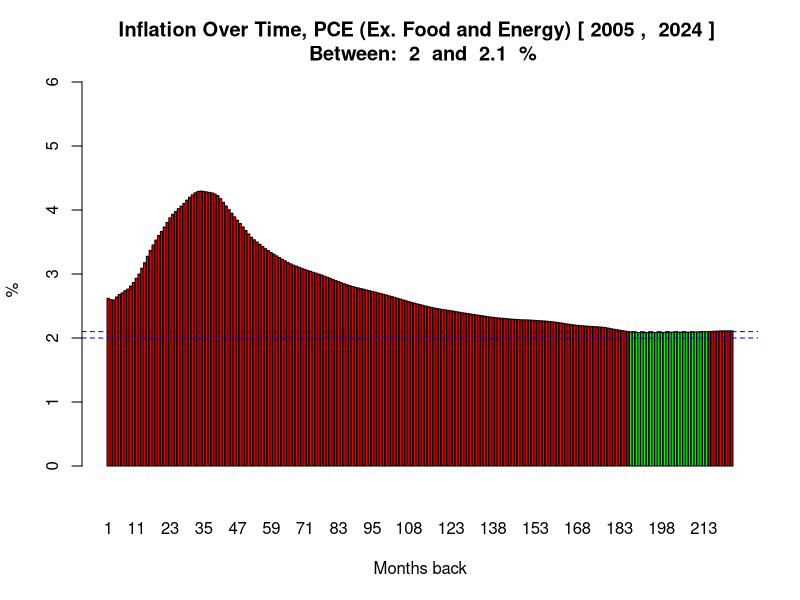

Source code (R):
inflation <- function(overTime, startYear, endYear){
  TARGET = 2
  THRESHOLD = 0.1
  TARGET_END = TARGET + THRESHOLD
  COLUMN_NAME = "PCEPILFE_PC1"
  table <- read.table("PCEPILFE.csv", header = TRUE, sep = ",")
  
  table <- table[seq(dim(table)[1],1),]

  count <- 1
  inflationOverTime <- c()
  xAxis <- c()
  index <- 1
  count <- 1
  firstIndex = -1;
  for (row in 1:nrow(table)) {
    date = table[row,"DATE"]
    if(as.numeric(substring(date, 1, 4)) > startYear){
    if(as.numeric(substring(date, 1, 4)) < endYear){
      if(firstIndex == -1){
        firstIndex = row
        count = firstIndex
      }
      
      sum <- 0
      rowValue = table[row, COLUMN_NAME]
      for(item in firstIndex:count){
        sum = sum + as.numeric(table[item, COLUMN_NAME])
      }
      
      avg = sum / index
      count <- count+1
    
      
      if(overTime){
        xAxis[index] = index
        inflationOverTime[index] = avg
      } else {
        xAxis[index] = date
        inflationOverTime[index] = rowValue
      }
      
      index <- index + 1
    }
    }
  }
  
  tableName = paste("Inflation, PCE (Ex. Food and Energy)","[",startYear, ", ", endYear-1, "]")
  xLabel = "Date"
  
  if(overTime){
    tableName = paste("Inflation Over Time, PCE (Ex. Food and Energy)","[",startYear, ", ", endYear-1, "]", "\n","Between: ", TARGET, " and ", TARGET_END, " %")   
    xLabel = "Months back"
  } else {
    print(xAxis[1])
  }
 
  
  if(overTime){
    barplot(height=inflationOverTime, 
            names=xAxis,
            col=ifelse(inflationOverTime >= TARGET & inflationOverTime <= TARGET_END ,"green","red2"), 
            main = tableName,
            xlab = xLabel,
            ylab = "%",
            ylim = c(-0.5,6))
  } else {
    barplot(height=inflationOverTime, 
            names=xAxis,
            col=ifelse(inflationOverTime >= TARGET,"red","red2"), 
            main = tableName,
            xlab = xLabel,
            ylab = "%",
            ylim = c(-0.5,6))
    
    
  }
  
  
  abline(h = TARGET,
         col = "blue",
         lty = "dashed",
         lwd = 1)
  if(overTime){
    abline(h = TARGET_END,
         col = "blue",
         lty = "dashed",
         lwd = 1)
  }

  
}



inflation(TRUE,2005, 2025)
